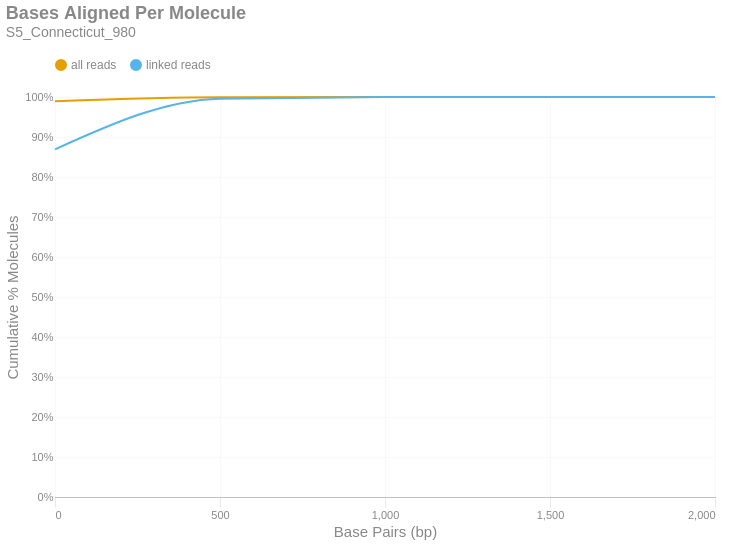

Source (notebook cell):
### Markdown cell above
### Bases Aligned Per Molecule
This is a cumulative frequency distribution showing the number of base pairs aligned per unique molecule. These data are shown in 500 bp bins. There are two distributions: one with `all reads` (yellow) and another with only `linked reads` (blue). The percent of molecules in the `linked reads` distribution is relative to the total number of linked molecules.

### Code cell
if SKIPLR:
    print_html(f"Skipped")
else:
    binned_df = consolidated_hist(valids['aligned_bp'], mask, 500, True)
    with SafeRender(binned_df):
        (
            density_plot(binned_df, 'Bases Aligned Per Molecule', samplename, 'basesper')
            .encode(
                x=alt.X('bin:Q', title="Base Pairs (bp)").axis(tickMinStep=500).scale(padding=0),
                y=alt.Y('value:Q', title='Cumulative % Molecules')
                    .axis(format='%')
                    .scale(domain = [0,1])
                    .stack(False),
                color=alt.Color("key:N").scale(domain = ["all reads", "linked reads"]),
                tooltip = [
                    alt.Tooltip("key:N", title = "Data Type"),
                    alt.Tooltip("range_label:N", title="Bases Aligned Per Molecule"),
                    alt.Tooltip("value:Q", format = ".2%", title="% Molecules (Cum.)")
                ]
            )
        ).display()

### Figure 1 — Vega-Lite specification as saved in the notebook (floating-point values rounded to 4 significant figures)
{"width": "container", "height": 400, "config": {"title": {"anchor": "start", "dy": -15, "fontSize": 18, "color": "#888888", "subtitleColor": "#888888", "subtitleFontSize": 14}, "arc": {"fill": "#0072B2"}, "axis": {"domainColor": "#888888", "domainWidth": 0.5, "gridWidth": 0.2, "grid": false, "titleFontWeight": 400, "titleFontSize": 15, "labelFontSize": 11, "labelColor": "#888888", "tickColor": "#888888", "tickWidth": 0.2, "titleColor": "#888888"}, "axisBand": {"grid": false}, "axisX": {"grid": true, "tickSize": 10, "domainCap": "round"}, "axisY": {"domain": false, "grid": true, "tickSize": 0, "domainCap": "round"}, "background": "transparent", "header": {"labelFontSize": 15, "labelColor": "#888888", "titleFontSize": 15, "titleFontWeight": 600, "titleColor": "#888888"}, "legend": {"labelFont": "sans-serif", "labelFontSize": 12, "labelColor": "#888888", "symbolSize": 100, "symbolType": "circle", "titleFontSize": 12, "titlePadding": 10, "titleColor": "#888888", "title": null, "orient": "top"}, "range": {"category": ["#E69F00", "#56B4E9", "#009E73", "#F0E442", "#0072B2", "#D55E00", "#CC79A7", "#000000"], "diverging": ["#cfe8f3", "#a2d4ec", "#73bfe2", "#46abdb", "#1696d2", "#12719e"]}, "area": {"fill": "#0072B2", "fillOpacity": 0.7, "line": true, "strokeOpacity": 0.7}, "line": {"color": "#0072B2", "stroke": "#0072B2", "strokeWidth": 2}, "trail": {"color": "#0072B2", "stroke": "#0072B2", "strokeWidth": 0, "size": 1}, "point": {"filled": true, "fillOpacity": 1.0, "size": 95}, "text": {"color": "#888888", "fontSize": 11, "align": "right", "fontWeight": 400, "size": 11}, "bar": {"fill": "#0072B2", "stroke": null}, "view": {"stroke": null, "continuousWidth": 660, "continuousHeight": 400}}, "data": {"name": "data-4ec148d82fb0b16a4a3b8f63522a804a"}, "mark": {"type": "line", "interpolate": "monotone", "point": {"opacity": 0, "size": 275}}, "encoding": {"color": {"field": "key", "scale": {"domain": ["all reads", "linked reads"]}, "type": "nominal"}, "tooltip": [{"field": "key", "title": "Data Type", "type": "nominal"}, {"field": "range_label", "title": "Bases Aligned Per Molecule", "type": "nominal"}, {"field": "value", "format": ".2%", "title": "% Molecules (Cum.)", "type": "quantitative"}], "x": {"axis": {"tickMinStep": 500}, "field": "bin", "scale": {"padding": 0}, "title": "Base Pairs (bp)", "type": "quantitative"}, "y": {"axis": {"format": "%"}, "field": "value", "scale": {"domain": [0, 1]}, "stack": false, "title": "Cumulative % Molecules", "type": "quantitative"}}, "params": [{"name": "param_c36ac31b6afebe62", "select": {"type": "point", "fields": ["key"]}, "bind": "legend"}], "title": {"text": "Bases Aligned Per Molecule", "subtitle": "S5_Connecticut_980"}, "transform": [{"fold": ["all reads (cumsum)", "linked reads (cumsum)"]}, {"calculate": "replace(datum.key, ' (cumsum)', '')", "as": "key"}, {"filter": {"param": "param_c36ac31b6afebe62"}}], "usermeta": {"embedOptions": {"downloadFileName": "S5_Connecticut_980.basesper"}}, "$schema": "https://vega.github.io/schema/vega-lite/v6.1.0.json", "datasets": {"data-4ec148d82fb0b16a4a3b8f63522a804a": [{"bin": "0.0", "interval": "0.0-500.0", "all reads": 0.9896, "linked reads": 0.8692, "all reads (cumsum)": 0.9896, "linked reads (cumsum)": 0.8692, "range_label": "0-499"}, {"bin": "500.0", "interval": "500.0-1000.0", "all reads": 0.01011, "linked reads": 0.1267, "all reads (cumsum)": 0.9997, "linked reads (cumsum)": 0.9959, "range_label": "500-999"}, {"bin": "1000.0", "interval": "1000.0-1500.0", "all reads": 0.0003073, "linked reads": 0.0039, "all reads (cumsum)": 1.0, "linked reads (cumsum)": 0.9998, "range_label": "1000-1499"}, {"bin": "1500.0", "interval": "1500.0-2000.0", "all reads": 1.589e-05, "linked reads": 0.0002022, "all reads (cumsum)": 1.0, "linked reads (cumsum)": 1.0, "range_label": "1500-1999"}, {"bin": "2000.0", "interval": "2000.0-2500.0", "all reads": 9.932e-07, "linked reads": 1.264e-05, "all reads (cumsum)": 1.0, "linked reads (cumsum)": 1.0, "range_label": "2000-2499"}]}}
